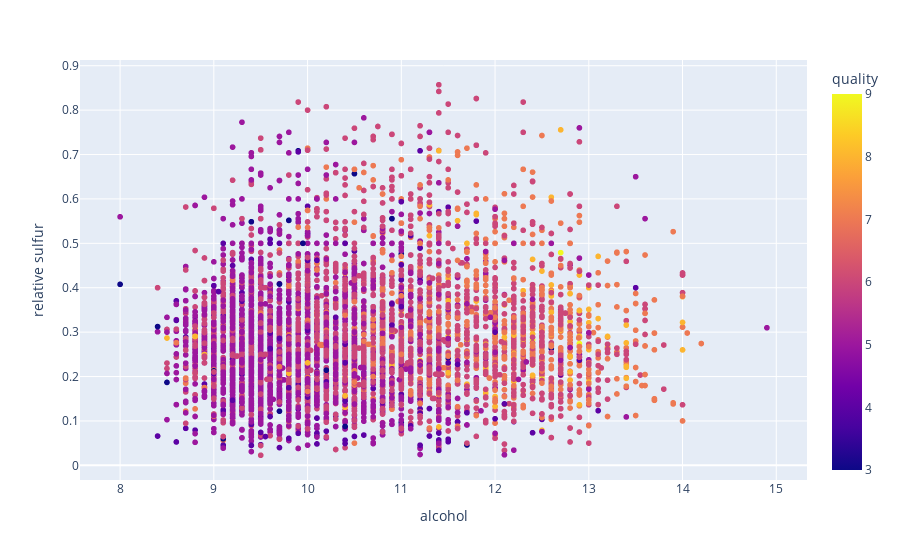

Write notebook code for a chart like this one.
### Code cell
px.scatter(df , x = 'alcohol', y = 'relative sulfur',color = 'quality')

### Figure 1 — Plotly figure (JSON) as saved in the notebook; plotly's stock layout.template omitted (floating-point values rounded to 4 significant figures; data arrays with more than 128 entries replaced by an {"elided": "..."} marker saying what was removed)
{"data": [{"hovertemplate": "alcohol=%{x}<br>relative sulfur=%{y}<br>quality=%{marker.color}<extra></extra>", "legendgroup": "", "marker": {"color": {"elided": "6497 int values"}, "coloraxis": "coloraxis", "symbol": "circle"}, "mode": "markers", "name": "", "showlegend": false, "type": "scattergl", "x": {"elided": "6497 float values"}, "xaxis": "x", "y": {"elided": "6497 float values"}, "yaxis": "y"}], "layout": {"coloraxis": {"colorbar": {"title": {"text": "quality"}}, "colorscale": [[0, "#0d0887"], [0.1111, "#46039f"], [0.2222, "#7201a8"], [0.3333, "#9c179e"], [0.4444, "#bd3786"], [0.5556, "#d8576b"], [0.6667, "#ed7953"], [0.7778, "#fb9f3a"], [0.8889, "#fdca26"], [1, "#f0f921"]]}, "legend": {"tracegroupgap": 0}, "margin": {"t": 60}, "xaxis": {"anchor": "y", "domain": [0, 1], "title": {"text": "alcohol"}}, "yaxis": {"anchor": "x", "domain": [0, 1], "title": {"text": "relative sulfur"}}}}
